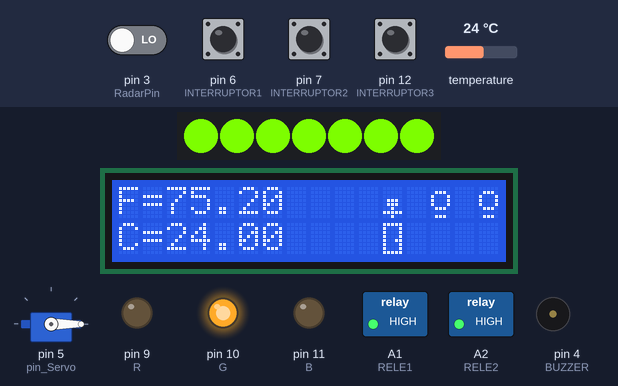
Simulated run of this sketch. Board: Arduino Uno, built with avr-gcc and run on an emulated ATmega328P. Shown: 7 RGB LEDs in strip order, left to right, 16×2 character LCD, servo, switched loads named in the sketch (green lamp = pin HIGH), output pins drawn as LEDs (lit = HIGH), buzzer (waves = sounding). The test bench sets the inputs (shaded band); at power-on: pin 3 (RadarPin), pin 6 (INTERRUPTOR1), pin 7 (INTERRUPTOR2), pin 12 (INTERRUPTOR3) LOW, temperature 24 °C. What the sketch prints to the serial monitor is not drawn.

Above: at 1.3 s.
1.4 s: pin 3 (RadarPin) driven HIGH
At 4.1 s:
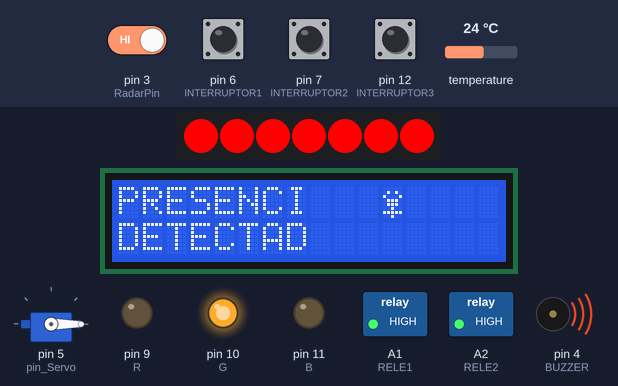
5.1 s: pin 6 (INTERRUPTOR1) pulled HIGH for 0.95 s
At 7.2 s:
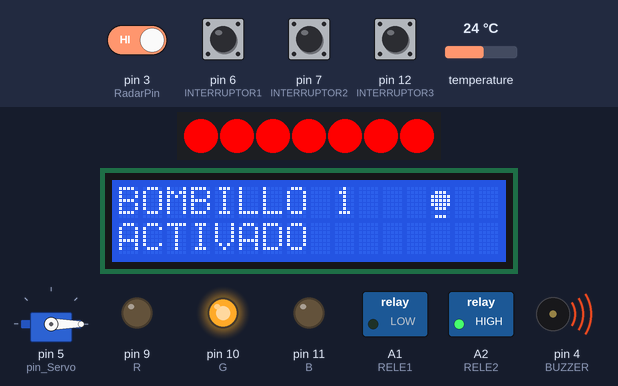
9.8 s: pin 3 (RadarPin) driven LOW
At 13.2 s:
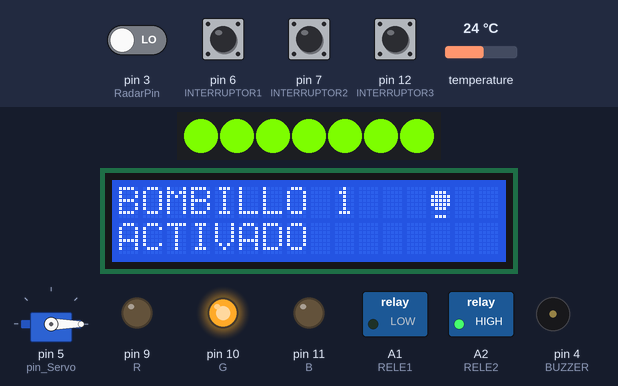
13.5 s: pin 7 (INTERRUPTOR2) pulled HIGH for 0.95 s
At 17.3 s:
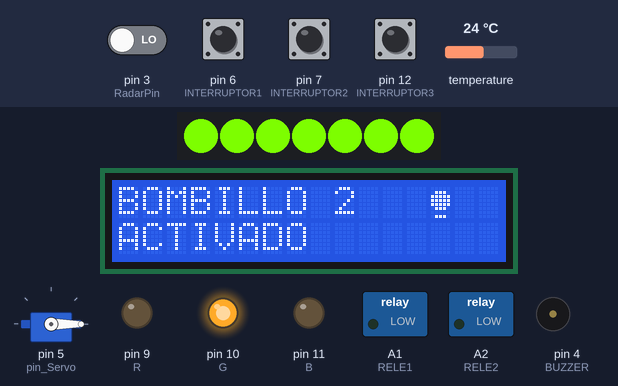
18.2 s: pin 12 (INTERRUPTOR3) pulled HIGH for 0.95 s
At 22.4 s:
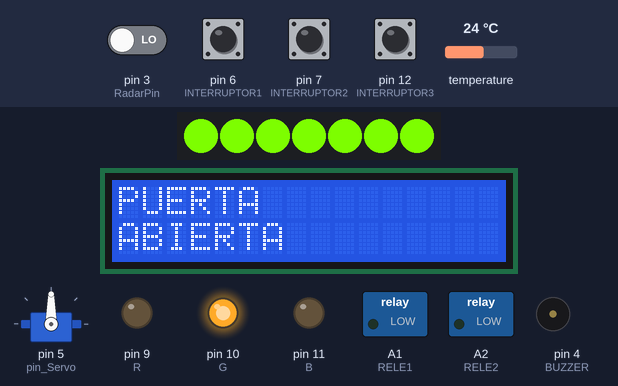
22.9 s: pin 3 (RadarPin) driven HIGH
At 28.4 s:
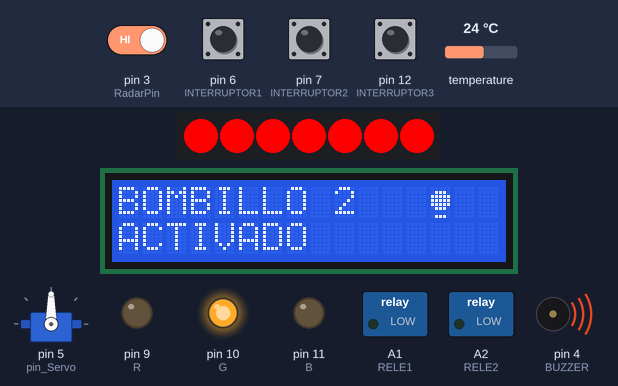
Timing chart, 0 to 29.9 s (numbered marks = the images above; inputs shaded):
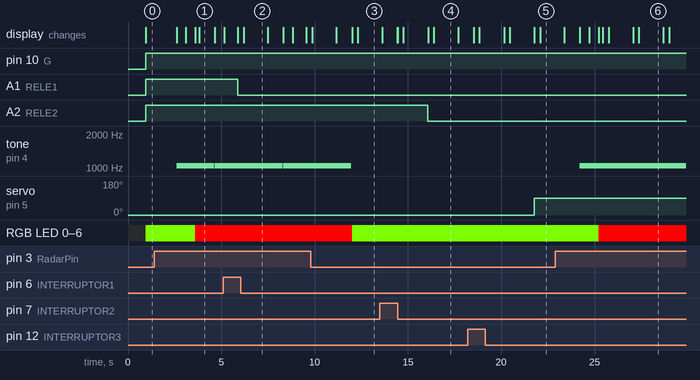

Measured:
- after the input at 1.4 s, tone on pin 4 (BUZZER): silent → 1046 Hz after 1.2 s, → silent 2.0 s later, → 1046 Hz 0.02 s later; RGB LED 0–6: RGB(124, 252, 0) → RGB(255, 0, 0) after 2.2 s; the display: first changes after 1.2 s (image 1 shows a later state)
- after the input at 5.1 s, A1 (RELE1): HIGH → LOW after 0.77 s; the display: first differs from a run without the input after 0.79 s (image 2 shows a later state)
- after the input at 9.8 s, tone on pin 4 (BUZZER): goes on until 12.0 s, then stays silent; the display: first differs from a run without the input after 2.2 s (image 3 shows a later state)
- after the input at 13.5 s, A2 (RELE2): HIGH → LOW after 2.6 s; the display: first differs from a run without the input after 0.93 s (image 4 shows a later state)
- after the input at 18.2 s, servo on pin 5 (pin_Servo): 0° → 90° after 3.6 s; the display: first differs from a run without the input after 3.6 s (image 5 shows a later state)
- after the input at 22.9 s, tone on pin 4 (BUZZER): silent → 1046 Hz after 1.3 s; the display: first differs from a run without the input after 1.3 s (image 6 shows a later state)
- what the display in image 1 shows lasts 0.8 s, from 3.8 s to 4.6 s

The sketch:

practica_7.ino
```cpp
#include <Wire.h>
#include <LiquidCrystal_I2C.h>
#include <OneWire.h>
#include <DallasTemperature.h>
#include <Adafruit_NeoPixel.h>
#include <Servo.h>
#define BUZZER 4
#define Cantidad_Leds 7
#define pin_Led A0
#define R 9
#define B 11
#define G 10
#define RELE1 A1
#define RELE2 A2
#define SERVO 5
#define INTERRUPTOR1 6
#define INTERRUPTOR2 7
#define INTERRUPTOR3 12
#define pin_Servo 5
LiquidCrystal_I2C lcd(0x27,16,2);
OneWire ourWire(2);
DallasTemperature sensors(&ourWire);
Adafruit_NeoPixel anillo(Cantidad_Leds,pin_Led, NEO_GRB + NEO_KHZ800);
const int RadarPin = 3;
int push_lee1;
int push_lee2;
int push_lee3;
int estado_RELE1;
int estado_RELE2;
int estado_SERVO;
int estadoAnterior1;
int estadoAnterior2;
int estadoAnterior3;
Servo Servo_Luis;
byte F[] = {
  B11111,
  B10001,
  B10001,
  B10001,
  B10011,
  B10001,
  B10001,
  B11111
};
byte NADA[] = {
  B00000,
  B00000,
  B00000,
  B00000,
  B00000,
  B00000,
  B00000,
  B00000
};
byte presencia_detectada[] = {
  B00000,
  B01010,
  B10001,
  B01110,
  B01110,
  B00100,
  B11111,
  B00100
};
byte presencia_sin_detectar[] = {
  B00000,
  B00000,
  B00000,
  B01110,
  B01110,
  B00100,
  B11111,
  B00100
};
byte APAGADA1[] = {
  B00000,
  B01110,
  B10001,
  B10001,
  B10001,
  B01110,
  B00000,
  B01110
};
byte ENCENDIDA1[] = {
  B00000,
  B01110,
  B11111,
  B11111,
  B11111,
  B01110,
  B00000,
  B01110
};
byte APAGADA2[] = {
  B00000,
  B01110,
  B10001,
  B10001,
  B10001,
  B01110,
  B00000,
  B01110
};
byte ENCENDIDA2[] = {
  B00000,
  B01110,
  B11111,
  B11111,
  B11111,
  B01110,
  B00000,
  B01110
};
byte PUERTA_CERRADA[] = {
  B11111,
  B10001,
  B10001,
  B10001,
  B10011,
  B10001,
  B10001,
  B11111
};
byte PUERTA_ABIERTA[] = {
  B11111,
  B10001,
  B10001,
  B10001,
  B10001,
  B10001,
  B10001,
  B11111
};
enum colores
{
   rojo,
   verde,
   nada,
};


//Funciones

//Muestra todo el anillo de un solo color
void setColor(int color);
void setup()
{
 anillo.begin();
 Serial.begin(9600);
 lcd.init();
 lcd.backlight();
 sensors.begin();
 lcd.createChar(0,F);
 lcd.createChar(2,presencia_detectada);
 lcd.createChar(1,presencia_sin_detectar);
 lcd.createChar(3,NADA);
 lcd.createChar(4,APAGADA1);
 lcd.createChar(5,ENCENDIDA1);
 lcd.createChar(6,APAGADA2);
 lcd.createChar(7,ENCENDIDA2);
 pinMode(RadarPin,INPUT);
 pinMode(BUZZER,OUTPUT);
 pinMode(R,OUTPUT);
 pinMode(G,OUTPUT);
 pinMode(B,OUTPUT);
 pinMode(RELE1,OUTPUT);
 pinMode(RELE2,OUTPUT);
 pinMode(INTERRUPTOR1,INPUT);
 pinMode(INTERRUPTOR2,INPUT);
 pinMode(INTERRUPTOR3,INPUT);
 Servo_Luis.attach(pin_Servo);
 Servo_Luis.write(0);


}
void loop()
{

Serial.println(estado_RELE1);
lcd.setCursor(8,0);
lcd.write(byte(3));
lcd.setCursor(8,1);
lcd.write(byte(3));
int value = digitalRead(RadarPin);
sensors.requestTemperatures();
float tempC= sensors.getTempCByIndex(0);
float tempF= sensors.getTempFByIndex(0);
lcd.setCursor(0,0);
lcd.print("F");
lcd.setCursor(1,0);
lcd.print("=");
lcd.setCursor(2,0);
lcd.print(tempF);
//Imprime los grados centigrados en la segunda fila
lcd.setCursor(0,1);
lcd.print("C");
lcd.setCursor(1,1);
lcd.print("=");
lcd.setCursor(2,1);
lcd.print(tempC);
lcd.setCursor(11,0);
lcd.write(byte(1));
lcd.setCursor(13,0);
lcd.write(byte(4));
lcd.setCursor(15,0);
lcd.write(byte(6));
lcd.setCursor(11,1);
lcd.write(byte(0));
noTone(BUZZER);

if(value==HIGH)
{
lcd.clear();
lcd.setCursor(0,0);
lcd.print("PRESENCIA ");
lcd.setCursor(0,1);
lcd.print("DETECTADA ");
lcd.setCursor(11,0);
tone(BUZZER,1046.50);
lcd.write(byte(1));
delay(500);
lcd.setCursor(11,0);
lcd.write(byte(2));
delay(500);
setColor(rojo);
delay(200);
}
else{

  setColor(verde);
}
if((tempC<21)&&(tempC>15))
{
analogWrite(R,255);
analogWrite(B,210);
analogWrite(G,0);
}
if((tempC<25)&&(tempC>21))
{
analogWrite(R,0);
analogWrite(B,0);
analogWrite(G,255);
}
if((tempC<45)&&(tempC>25))
{
analogWrite(R,255);
analogWrite(B,0);
analogWrite(G,0);
}
//INTERRUPTORES COMO MEMORIA
push_lee1 = digitalRead(INTERRUPTOR1);
push_lee2 = digitalRead(INTERRUPTOR2);
push_lee3 = digitalRead(INTERRUPTOR3);
if((push_lee1==1)&&(estadoAnterior1==0))
{estado_RELE1 = 1-estado_RELE1;
 delay(10);
}
if((push_lee2==1)&&(estadoAnterior2==0))
{estado_RELE2 = 1-estado_RELE2;
 delay(10);
}
  if((push_lee3==1)&&(estadoAnterior3==0))
{estado_SERVO = 1-estado_SERVO;

}
estadoAnterior1=push_lee1;
estadoAnterior2=push_lee2;
estadoAnterior3=push_lee3;
if(estado_RELE1==1)
{


digitalWrite(RELE1,LOW);
lcd.clear();
lcd.setCursor(0,0);
lcd.print("BOMBILLO 1 ");
lcd.setCursor(0,1);
lcd.print("ACTIVADO");
lcd.setCursor(13,0);
lcd.write(byte(4));
delay(300);
lcd.setCursor(13,0);
lcd.write(byte(5));
delay(300);
delay(1000);


}
  else{
    digitalWrite(RELE1,HIGH);
  }
  if(estado_RELE2==1)
{

 digitalWrite(RELE2,LOW);
 lcd.clear();
lcd.setCursor(0,0);
lcd.print("BOMBILLO 2 ");
lcd.setCursor(0,1);
lcd.print("ACTIVADO");
lcd.setCursor(13,0);
lcd.write(byte(6));
delay(300);
lcd.setCursor(13,0);
lcd.write(byte(7));
delay(300);
delay(1000);

}
  else{
    digitalWrite(RELE2,HIGH);

  }
  if(estado_SERVO==1)
{
Servo_Luis.write(90);
lcd.clear();
lcd.setCursor(0,0);
lcd.print("PUERTA ");
lcd.setCursor(0,1);
lcd.print("ABIERTA");
lcd.setCursor(11,1);
lcd.write(byte(0));
delay(300);
lcd.setCursor(11,1);
lcd.write(byte(3));
delay(300);
delay(1000);

}
  else{
    Servo_Luis.write(0);
  }


}
//FUNCION COLORES
void setColor(int color)
{
switch(color)
{
case(rojo):
{
for(int i =0; i<25; i++)
{
anillo.setPixelColor(i,anillo.Color(255,0,0));
anillo.show();  //muestro el color en el led
}
break;
}
//VERDE
case(verde):
{
for(int i =0; i<25; i++)
{
anillo.setPixelColor(i,anillo.Color(124,252,0));
anillo.show();  //muestro el color en el led
}
break;
}
case(nada):
{
for(int i =0; i<25; i++)
{
anillo.setPixelColor(i,anillo.Color(0,0,0));
anillo.show();  //muestro el color en el led
}
break;
}
}
}
```
